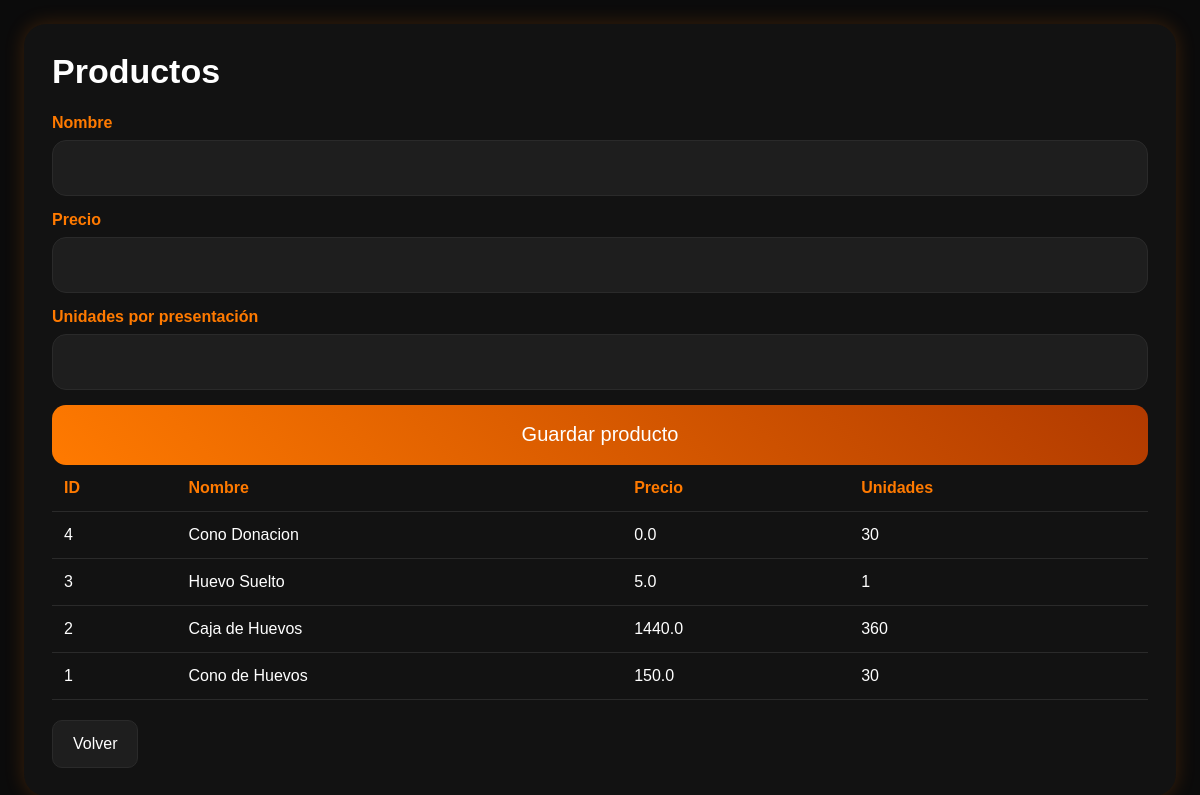
Page /productos (signed in) on the committed database.
### app/models.py (models this page shows)
class Producto(Base):
    __tablename__ = "productos"
    id = Column(Integer, primary_key=True, index=True)
    nombre = Column(String, nullable=False)
    precio = Column(Float, nullable=False)
    unidades_por_presentacion = Column(Integer, default=1)

### app/main.py (the view)
@app.get("/productos")
def productos_page(request: Request, db: Session = Depends(get_db)):
    usuario = requerir_admin(request, db)
    productos = db.query(Producto).order_by(Producto.id.desc()).all()
    return templates.TemplateResponse(
        request=request,
        name="productos.html",
        context={
            "productos": productos,
            "usuario": usuario
        }
    )

### app/templates/productos.html (shortened to what this page needs)
<!DOCTYPE html>
<html lang="es">
<head>
    <link rel="stylesheet" href="/static/style.css">
</head>
<body>
<div class="dashboard-container">
    <div class="dashboard-card">
        <h1>Productos</h1>
        <form action="/productos" method="post">
            <label>Nombre</label>
            <input type="text" name="nombre" required>
            <label>Precio</label>
            <input type="number" step="0.01" name="precio" required>
            <label>Unidades por presentación</label>
            <input type="number" name="unidades_por_presentacion" required>
            <button type="submit">Guardar producto</button>
        </form>
        <table>
            <tr>
                <th>ID</th>
                <th>Nombre</th>
                <th>Precio</th>
                <th>Unidades</th>
            </tr>
            {% for p in productos %}
            <tr>
                <td>{{ p.id }}</td>
                <td>{{ p.nombre }}</td>
                <td>{{ p.precio }}</td>
                <td>{{ p.unidades_por_presentacion }}</td>
            </tr>
            {% endfor %}
        </table>
        <a href="/dashboard" class="btn-volver">Volver</a>
    </div>
</div>
</body>
</html>

### static/style.css (style rules this page uses)
body { margin: 0; font-family: Arial, sans-serif; background: #0b0b0b; color: white; -webkit-font-smoothing: antialiased; text-rendering: optimizeLegibility; }
* { box-sizing: border-box; }
.container, .dashboard-container { padding: 20px; max-width: 1400px; margin: 0 auto; }
.card, .dashboard-card { background: #121212; padding: 24px; border-radius: 18px; box-shadow: 0 0 20px rgba(255, 122, 0, 0.2); width: 100%; }
h1, h2, h3 { color: white; margin-top: 0; }
label { display: block; margin-bottom: 8px; color: #ff7a00; font-weight: bold; }
input, select, textarea { width: 100%; padding: 16px; margin-bottom: 15px; border-radius: 12px; border: 1px solid #2a2a2a; background: #1e1e1e; color: white; font-size: 16px; }
button { padding: 16px; border: none; border-radius: 12px; background: linear-gradient(45deg, #ff7a00, #b13a00); color: white; font-size: 18px; cursor: pointer; width: 100%; min-height: 56px; }
table { width: 100%; border-collapse: collapse; background: #121212; }
th, td { padding: 14px 12px; border-bottom: 1px solid #2a2a2a; text-align: left; }
th { color: #ff7a00; }
.btn-volver { display: inline-block; margin-top: 20px; text-decoration: none; color: white; padding: 12px 18px; border-radius: 10px; background: #1e1e1e; border: 1px solid #2a2a2a; }
@media (min-width: 768px) and (max-width: 1366px) { .dashboard-container { padding: 24px; } }
@media (min-width: 768px) and (max-width: 1366px) { .dashboard-card { padding: 28px; border-radius: 22px; } }
@media (min-width: 768px) and (max-width: 1366px) { h1 { font-size: 34px; } }
@media (min-width: 768px) and (max-width: 1366px) { input, select, textarea { font-size: 18px; min-height: 56px; border-radius: 14px; } }
@media (min-width: 768px) and (max-width: 1366px) { button { font-size: 20px; min-height: 60px; border-radius: 14px; } }
@media (min-width: 768px) and (max-width: 1366px) { th, td { font-size: 16px; } }
@media (min-width: 768px) and (max-width: 1366px) { .btn-volver { font-size: 16px; padding: 14px 20px; } }

### rows in the picture
Producto: id "4", nombre "Cono Donacion", precio "0.0", unidades_por_presentacion "30"
Producto: id "3", nombre "Huevo Suelto", precio "5.0", unidades_por_presentacion "1"
Producto: id "2", nombre "Caja de Huevos", precio "1440.0", unidades_por_presentacion "360"
Producto: id "1", nombre "Cono de Huevos", precio "150.0", unidades_por_presentacion "30"
